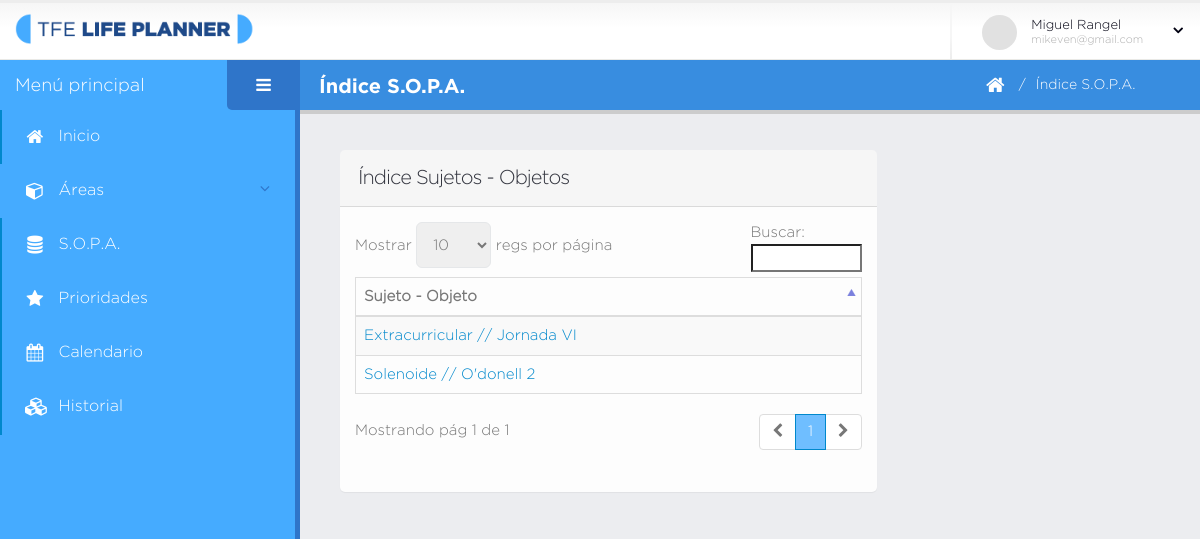
/s-o-p-a.php (signed in), run on the app's committed database.
### tables this page shows
CREATE TABLE `sujeto` (
  `id` int(11) NOT NULL,
  `nombre` varchar(140) NOT NULL,
  `creado` datetime DEFAULT NULL,
  `modificado` datetime DEFAULT NULL,
  `usuario_id` int(11) NOT NULL
);

CREATE TABLE `objeto` (
  `id` int(11) NOT NULL,
  `nombre` varchar(140) NOT NULL,
  `creado` datetime DEFAULT NULL,
  `modificado` datetime DEFAULT NULL,
  `usuario_id` int(11) NOT NULL
);

### database/data-sopa.php (called while the page is built, shortened)
<?php
	function obtenerIndiceSOPAPorUsuario( $dbh, $idu ){
		$q = "select DISTINCT s.id, o.id, s.id as idsujeto, s.nombre nsujeto,
		o.id as idobjeto, o.nombre as nobjeto
		from sujeto_objeto so, sujeto s, objeto o, usuario u, sesion ss
		where s.id = so.sujeto_id and o.id = so.objeto_id and so.sesion_id = ss.id
		and ss.usuario_id = u.id and u.id = $idu order by nsujeto ASC, nobjeto ASC";
		return obtenerListaRegistros( mysqli_query( $dbh, $q ) );
	}
	function chequearActividadesPendientes( $actividades ){
		$pendiente = false;
		foreach ( $actividades as $a ) {
			if( $a["estado"] == "creada" || $a["estado"] == "prioridad" ){
				$pendiente = true;
				break;
			}
		}
		return $pendiente;
	}
	function actPendientes( $dbh, $i ){
		$pendiente = false;
		$propositos = obtenerPropositosSujetoObjeto( $dbh, $i["idsujeto"], $i["idobjeto"] );
		foreach ( $propositos as $p ) {
			$actividades = obtenerListaActividades( $dbh, $p["id"] );
			if( chequearActividadesPendientes( $actividades ) == true ){
				$pendiente = true;
				break;
			}
		}
		return $pendiente;
	}
?>

### database/bd.php (called while the page is built, shortened)
<?php
	function obtenerListaRegistros( $data ){
		$lista_c = array();
		if( $data ){
			while( $c = mysqli_fetch_array( $data ) ){
				$lista_c[] = $c;
			}
		}
		return $lista_c;
	}
?>

### database/data-proposito.php (called while the page is built, shortened)
<?php
	function obtenerPropositosSujetoObjeto( $dbh, $ids, $ido ){
		$q = "select p.id as id, p.descripcion as descripcion
		from proposito p, sujeto s, objeto o, sujeto_objeto so where p.sujeto_objeto_id = so.id
		and s.id = so.sujeto_id and o.id = so.objeto_id and s.id = $ids and o.id = $ido";
		return obtenerListaRegistros( mysqli_query( $dbh, $q ) );
	}
?>

### database/data-actividad.php (called while the page is built, shortened)
<?php
	function obtenerListaActividades( $dbh, $idp ){
		$q = "select * from actividad where proposito_id = $idp";
		return obtenerListaRegistros( mysqli_query( $dbh, $q ) );
	}
?>

### s-o-p-a.php (the view, shortened to what this page needs)
<?php
    include( "database/bd.php" );
    include( "database/data-acceso.php" );
    include( "database/data-proposito.php" );
    include( "database/data-sopa.php" );
    include( "database/data-actividad.php" );
    $idu = $_SESSION["user"]["id"];
    $indice = obtenerIndiceSOPAPorUsuario( $dbh, $idu );
?>
<!doctype html>
<html class="fixed">
	<head>
		<link rel="stylesheet" href="assets/vendor/bootstrap/css/bootstrap.css" />
		<link rel="stylesheet" href="assets/vendor/font-awesome/css/font-awesome.css" />
		<link rel="stylesheet" href="assets/vendor/magnific-popup/magnific-popup.css" />
		<link rel="stylesheet" href="assets/vendor/bootstrap-datepicker/css/datepicker3.css" />
		<link rel="stylesheet" href="assets/vendor/pnotify/pnotify.custom.css" />
		<link rel="stylesheet" href="assets/vendor/select2/select2.css" />
		<link rel="stylesheet" href="assets/vendor/jquery-datatables-bs3/assets/css/datatables.css" />
		<link rel="stylesheet" href="assets/stylesheets/theme.css" />
		<link rel="stylesheet" href="assets/stylesheets/skins/default.css" />
		<link rel="stylesheet" href="assets/stylesheets/theme-custom.css">
	</head>
	<body>
		<section class="body">
			<?php include( "secciones/header.php" ); ?>
			<div class="inner-wrapper">
				<?php include( "secciones/navegacion.php" ); ?>
				<section role="main" class="content-body">
					<?php include( "secciones/titulo_pagina.php" ); ?>
					<div class="row">
						<div class="col-md-8 col-sm-8 col-xs-12">
							<section class="panel">
								<header class="panel-heading">
									<h2 class="panel-title">Índice Sujetos - Objetos</h2>
								</header>
								<div id="tabla_areas" class="panel-body">
									<table id="datatable-default"
									class="table table-bordered table-striped mb-none" >
										<thead>
											<tr>
												<th width="100%">Sujeto - Objeto</th>
											</tr>
										</thead>
										<tbody>
											<?php
												foreach ( $indice as $i ) {
													if( actPendientes( $dbh, $i ) ) {
											?>
											<tr class="gradeX">
												<td>
													<a href="actividad.php?ids=<?php echo $i["idsujeto"] ?>
													&ido=<?php echo $i["idobjeto"] ?>">
														<?php echo $i["nsujeto"]." // ".$i["nobjeto"] ?>
													</a>
												</td>
											</tr>
											<?php 	}
												} ?>
										</tbody>
									</table>
								</div>
							</section>
						</div>
					</div>
				</section>
			</div>
		</section>
	</body>
</html>

### assets/stylesheets/skins/default.css (style rules this page uses)
a, .btn-link { color: #0088cc; }

### data on the page
sujeto: nombre "Extracurricular", objeto.nombre "Jornada VI"
sujeto: nombre "Solenoide", objeto.nombre "O'donell 2"

### other printed values
$usuario["nombre"] "Miguel Rangel"
$usuario["email"] "mikeven@gmail.com"
$titulo_pagina "Índice S.O.P.A."
$breadcrumb "Índice S.O.P.A."
